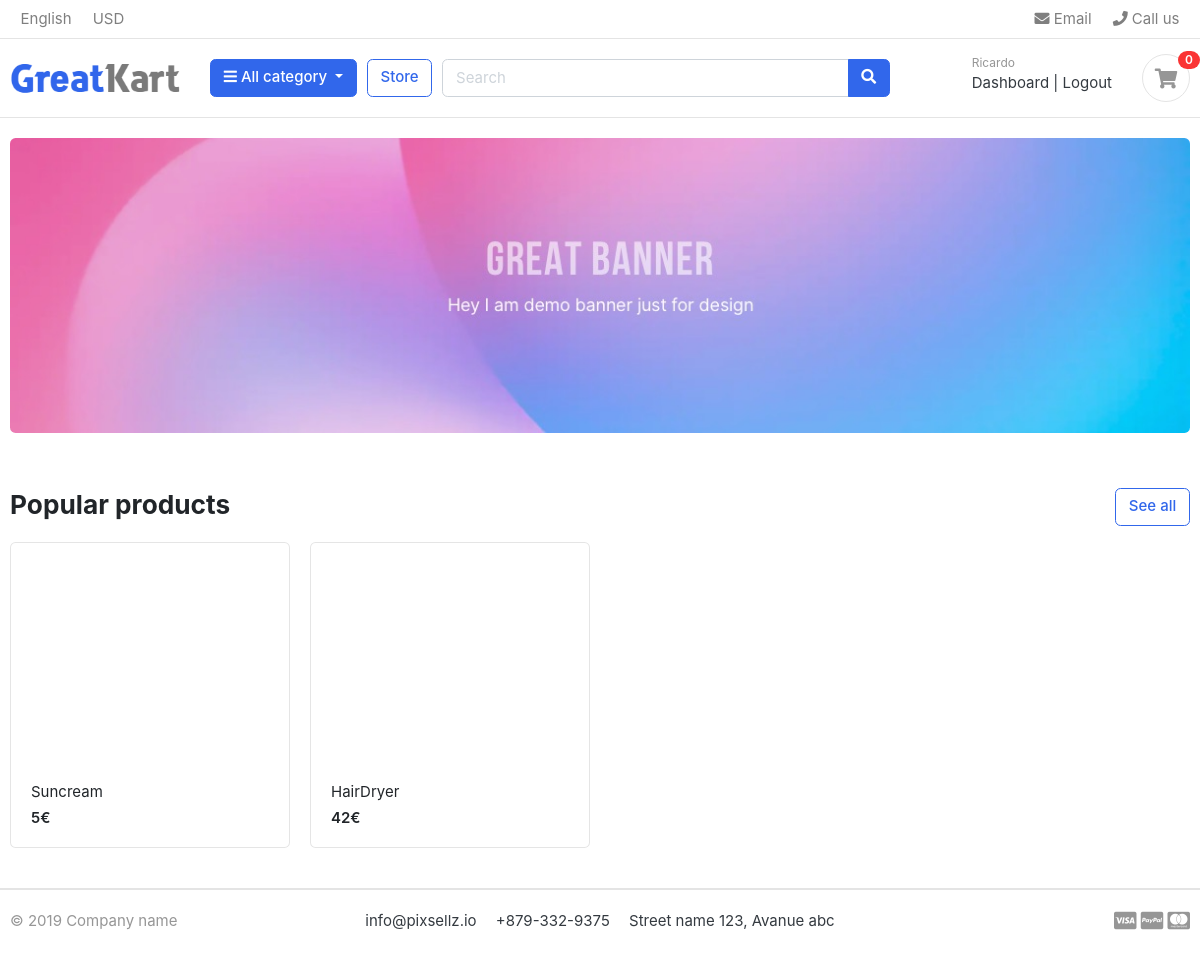
Page / (signed in) on the committed database.
### accounts/models.py (models this page shows, shortened)
class Account(AbstractBaseUser):
    first_name = models.CharField(max_length=50)
    last_name = models.CharField(max_length=50)
    username = models.CharField(max_length=50, unique=True)  # Updated field name to match everywhere
    email = models.EmailField(max_length=100, unique=True)
    phone_number = models.CharField(max_length=50, blank=True, null=True)  # Optional phone number
    date_joined = models.DateTimeField(auto_now_add=True)
    last_login = models.DateTimeField(auto_now_add=True)
    is_admin = models.BooleanField(default=False)
    is_superadmin = models.BooleanField(default=False)
    is_staff = models.BooleanField(default=False)
    is_active = models.BooleanField(default=False)
    USERNAME_FIELD = 'email'  # Email is used as the login identifier
    REQUIRED_FIELDS = ['username', 'first_name', 'last_name']
    objects = MyAccountManager()

### store/models.py (models this page shows, shortened)
class Product(models.Model):
    name=models.CharField(max_length=200,unique=True)
    slug = models.SlugField(max_length=200,unique=True)
    description=models.TextField(max_length=500,blank=True)
    price=models.IntegerField()
    stock=models.IntegerField()
    is_avaliable=models.BooleanField(default=True)
    category=models.ForeignKey(Category,on_delete=models.CASCADE)
    created_date=models.DateTimeField(auto_now_add=True)
    modified_date=models.DateTimeField(auto_now=True)
    def get_absolute_url(self):#this method its necessary to redirect the page after create to somewhere , in this case to the detail of the record created
        return reverse("store:product_detail", args=[self.category.slug,self.slug])

### onlineShop/views.py (the view)
# urls.py: path('',views.HomeView.as_view(), name='home'),
class HomeView(View):
    def get(self,request):
        products = Product.objects.all().filter(is_avaliable=True)
        context={
            'products':products,
        }
        return render(request,'home.html',context)

### cart/context_processors.py (called while the page is built)
def cart_items_count(request):
    cart_item_count = 0
    cart_items = CartItem.objects.all().filter(cart__cart_session_id=Cart._get_cart_id(request))
    if not cart_items:
        return dict(cart_item_count=cart_item_count)
    for cart_item in cart_items:
        cart_item_count += cart_item.quantity
    return dict(cart_item_count=cart_item_count)

### cart/models.py (called while the page is built)
    def _get_cart_id(request):
        cart_id = request.session.session_key
        if not cart_id:
            cart_id = request.session.create()
        return cart_id

### category/context_processors.py (called while the page is built)
def categories_list(request):
    categories = Category.objects.all()
    return dict(categories_list=categories)

### category/models.py (called while the page is built)
    def get_absolute_url(self):
        return reverse("store:products_by_category", args=[self.slug])

### templates/home.html
{% extends 'base.html' %}
{% load static %}
{% block content %}
<section class="section-intro padding-y-sm">
<div class="container">
	<div class="intro-banner-wrap">
		<img src="{% static 'images/banners/1.jpg' %}" class="img-fluid rounded">
	</div>
</div>
</section>
<section class="section-name padding-y-sm">
<div class="container">
<header class="section-heading">
	<a href="{% url 'store:store' %}" class="btn btn-outline-primary float-right">See all</a>
	<h3 class="section-title">Popular products</h3>
</header>
<div class="row">
	{% for product in products %}
	<div class="col-md-3">
		<div class="card card-product-grid">
			<a href="{{product.get_absolute_url}}" class="img-wrap"> <img src="{{product.images.url}}"> </a>
			<figcaption class="info-wrap">
				<a href="{{product.get_absolute_url}}" class="title">{{product.name}}</a>
				<div class="price mt-1">{{product.price}}€</div>
			</figcaption>
		</div>
	</div>
{% endfor %}
</div>
</div>
</section>
{% endblock %}

### templates/components/navbar.html (shortened to what this page needs)
{% load static %}
<header class="section-header">
    <nav class="navbar p-md-0 navbar-expand-sm navbar-light border-bottom">
    <div class="container">
      <div class="collapse navbar-collapse" id="navbarTop4">
        <ul class="navbar-nav mr-auto">
            <li class="nav-item dropdown">
                 <a href="#" class="nav-link">English</a>
            </li>
            <li class="nav-item dropdown">
                <a href="#" class="nav-link">USD</a>
            </li>
        </ul>
        <ul class="navbar-nav">
            <li><a href="#" class="nav-link"> <i class="fa fa-envelope"></i> Email </a></li>
            <li><a href="#" class="nav-link"> <i class="fa fa-phone"></i> Call us </a></li>
        </ul>
      </div>
    </div>
    </nav>
    <section class="header-main border-bottom">
        <div class="container">
    <div class="row align-items-center">
        <div class="col-lg-2 col-md-3 col-6">
            <a href="{% url 'home' %}" class="brand-wrap">
                <img class="logo" src="{% static 'images/logo.png' %}">
            </a>
        </div>
        <div class="col-lg col-sm col-md col-6 flex-grow-0">
            <div class="category-wrap dropdown d-inline-block float-right">
                <button type="button" class="btn btn-primary dropdown-toggle" data-toggle="dropdown">
                    <i class="fa fa-bars"></i> All category
                </button>
            </div>
        </div>
        <a href="{% url 'store:store' %}" class="btn btn-outline-primary">Store</a>
        <div class="col-lg col-md-6 col-sm-12 col">
            <form action="{% url 'store:search' %}" class="search">
                <div class="input-group w-100">
                    <input type="text" class="form-control" style="width:60%;" placeholder="Search" name="keyword">
                    <div class="input-group-append">
                      <button class="btn btn-primary" type="submit">
                        <i class="fa fa-search"></i>
                      </button>
                    </div>
                </div>
            </form>
        </div>
        <div class="col-lg-3 col-sm-6 col-8 order-2 order-lg-3">
                    <div class="d-flex justify-content-end mb-3 mb-lg-0">
                        {% if user.id is None %}
                        <div class="widget-header">
                            <small class="title text-muted">Welcome guest!</small>
                            <div>
                                <a href="{% url 'accounts:login' %}">Sign in</a> <span class="dark-transp"> | </span>
                                <a href="{% url 'accounts:register' %}"> Register</a>
                            </div>
                        </div>
                        {% else %}
                        <div class="widget-header">
                            <small class="title text-muted">{{user.first_name}}</small>
                            <div>
                                <a href="{% url 'accounts:dashboard' %}">Dashboard</a> <span class="dark-transp"> | </span>
                                <a href="{% url 'accounts:logout' %}"> Logout</a>
                            </div>
                        </div>
                        {% endif %}
                        <a href="{% url 'cart:cart' %}" class="widget-header pl-3 ml-3">
                            <div class="icon icon-sm rounded-circle border"><i class="fa fa-shopping-cart"></i></div>
                            <span class="badge badge-pill badge-danger notify">{{cart_item_count}}</span>
                        </a>
                    </div>
                </div>
    </div>
        </div>
    </section>
    </header>

### static/css/ui.css (style rules this page uses)
html { font-family: "Inter", sans-serif; font-size: 15px; }
.img-wrap { text-align: center; display: block; }
.icon-xs, .icon-sm, .icon-md, .icon-lg { display: inline-block; text-align: center; flex-shrink: 0; flex-grow: 0; }
.icon-sm { width: 48px; height: 48px; line-height: 48px !important; font-size: 20px; }
.padding-y-sm { padding-top: 20px; padding-bottom: 20px; }
.section-heading { margin-bottom: 20px; margin-top: 15px; }
.section-title { color: #212529; }
.header-main { position: relative; padding-top: 1rem; padding-bottom: 1rem; }
.brand-wrap .logo, .navbar-brand .logo { margin-right: 7px; max-height: 42px; display: inline-block; }
.widget-header { display: inline-block; vertical-align: middle; position: relative; }
.widget-header a { color: #343a40; }
.widget-header i { color: #969696; }
.widget-header .title { display: block; }
.widget-header .notify { position: absolute; top: -3px; right: -10px; }
[class*=card-product] a.title { color: #212529; display: block; }
[class*=card-product] .img-wrap { overflow: hidden; position: relative; }
.card-product-grid { margin-bottom: 20px; }
.card-product-grid .img-wrap { border-radius: 0.2rem 0.2rem 0 0; height: 220px; }
.card-product-grid .info-wrap { overflow: hidden; padding: 18px 20px; }
.card .img-wrap { overflow: hidden; }
.notify { position: absolute; top: -4px; right: -10px; display: inline-block; padding: 0.25em 0.6em; font-size: 12px; line-height: 1; text-align: center; border-radius: 3rem; color: #fff; background-color: #fa3434; }
.price { font-weight: 600; color: #212529; }

### rows in the picture
Account: first_name "Ricardo"
Product: name "Suncream", price "5"
Product: name "HairDryer", price "42"

### other values in the picture
{{ cart_item_count }} "0"
